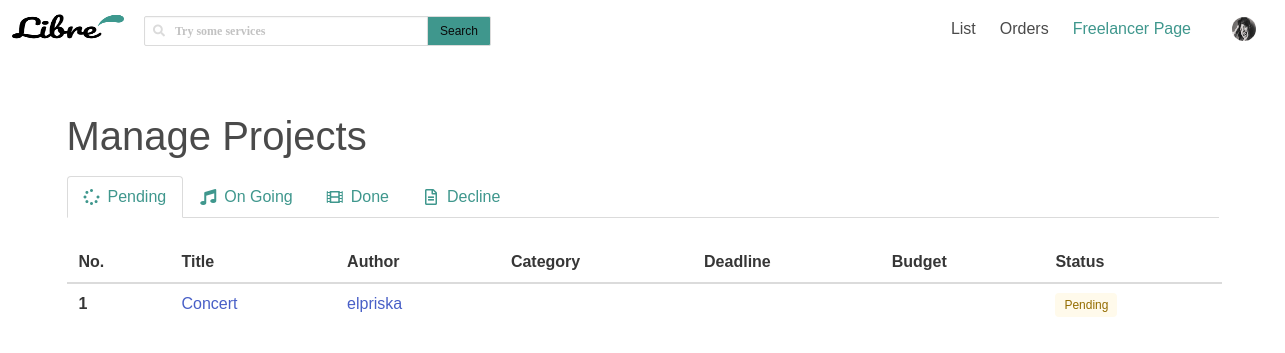
The page /projectlist/ (signed in) on the database as committed earlier.
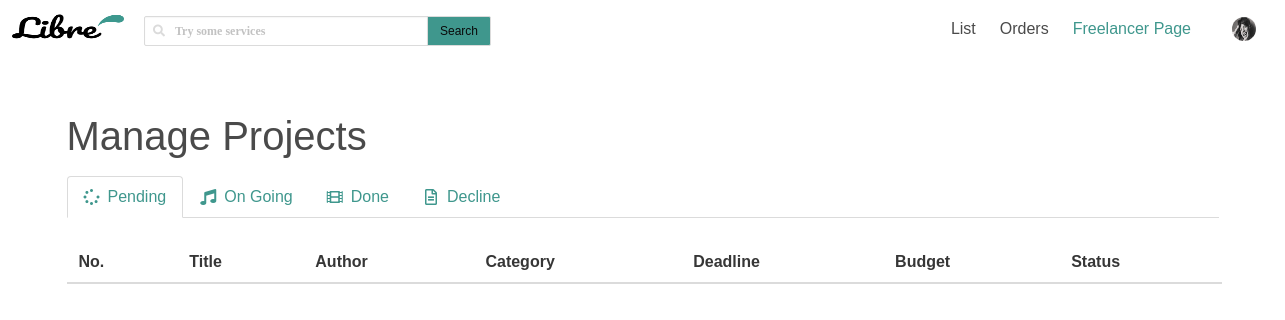
The same page on the database as committed later.
### account/models.py (models this page shows, shortened)
class ProjectList(models.Model):
	status					= models.CharField(max_length=20, default='pending')
	project					= models.ForeignKey(settings.AUTH_BLOG_MODEL, on_delete=models.CASCADE)
	user 					= models.ForeignKey(settings.AUTH_USER_MODEL, on_delete=models.CASCADE, null=True)
	timestamp	 			= models.DateTimeField(auto_now_add=True, verbose_name="timestamp")

class Account (AbstractBaseUser):
	email					= models.EmailField(verbose_name='email', unique= True)
	username				= models.CharField(max_length=30, unique=True)
	date_joined				= models.DateTimeField(verbose_name='date joined', auto_now_add=True)
	last_login				= models.DateTimeField(verbose_name='last login', auto_now=True)
	is_admin				= models.BooleanField(default=False)
	is_active				= models.BooleanField(default=True)
	is_staff				= models.BooleanField(default=False)
	is_superuser			= models.BooleanField(default=False)
	image					= models.ImageField(upload_to=upload_location, null=True, blank=True)
	first_name				= models.CharField(max_length=50)
	last_name				= models.CharField(max_length=50)
	slug 					= models.SlugField()
	USERNAME_FIELD = 'email'
	REQUIRED_FIELDS = ['username']
	objects = MyAccountManager()

### blog/models.py (models this page shows, shortened)
class BlogPost(models.Model):
	title 					= models.CharField(max_length=50, null=False, blank=False)
	body 					= models.TextField(max_length=2000, null=False, blank=False)
	image		 			= models.ImageField(upload_to=upload_location, null=True, blank=True)
	date_published 			= models.DateTimeField(auto_now_add=True, verbose_name="date published")
	date_updated 			= models.DateTimeField(auto_now=True, verbose_name="date updated")
	author 					= models.ForeignKey(settings.AUTH_USER_MODEL, on_delete=models.CASCADE)
	category 				= models.ForeignKey(Category, on_delete=models.CASCADE, null=False)
	subcategory 			= models.ForeignKey(SubCategory, on_delete=models.CASCADE, null=False)
	deadline 				= models.PositiveIntegerField(blank=False, null=False)
	budget 					= models.BigIntegerField(blank=False, null=False)
	slug 					= models.SlugField()

### account/views.py (the view)
# urls.py: path('projectlist/', project_view, name='projectlist'),
@login_required
def project_view(request):
	context={}
	user = request.user
	project_pending = ProjectList.objects.filter(user=request.user, status='pending').all()
	project_ongoing = ProjectList.objects.filter(user=request.user, status='ongoing').all()
	project_done = ProjectList.objects.filter(user=request.user, status='done').all()
	project_declined = ProjectList.objects.filter(user=request.user, status='cancelled').all()
	account = Account.objects.filter(email=request.user.email).first()
	context['project_pending'] = project_pending
	context['project_ongoing'] = project_ongoing
	context['project_done'] = project_done
	context['project_declined'] = project_declined
	context['account'] = account
	return render(request, 'account/listproject.html', context)

### account/templates/account/listproject.html (shortened to what the changed rows need)
{% load static %}
<!DOCTYPE html>
<html>
    <head>
        <link rel="stylesheet" href="https://cdn.jsdelivr.net/npm/bulma@0.9.2/css/bulma.min.css">
        <link rel="stylesheet" href="https://pro.fontawesome.com/releases/v5.10.0/css/all.css"/>
        <link rel="stylesheet" type="text/css" href="{% static 'css/main.css' %}">
    </head>
    <body>
        {% if request.user.is_authenticated %}
        <section class="section is-hidden-mobile">
          <div class="container">
          <h1 style="text-align: left; position: relative; margin: 0px; font-size: 40px; margin-bottom: 10px;">Manage Projects</h1>
          <div id="tab-content">
            <table style="width: 1155px;" class="table" id="prj-pending">
              <thead>
                <tr>
                  <th>No.</th>
                  <th>Title</th>
                  <th>Author</th>
                  <th>Category</th>
                  <th>Deadline</th>
                  <th>Budget</th>
                  <th>Status</th>
                </tr>
              </thead>
              <tbody>
                {% for prj in project_pending %}
                <tr>
                  <th>{{ forloop.counter }}</th>
                  <td>
                    <a href="{% url 'blog:detail' prj.project.slug %}">
                      {{ prj.project.title }}
                    </a>
                  </td>
                  <td>
                    <a href="{% url 'profile' prj.project.author.slug %}">
                      {{ prj.project.author.username }}
                    </a>
                  </td>
                  <td></td>
                  <td></td>
                  <td></td>
                  <td>
                    <span class="tag is-warning is-light">Pending</span>
                  </td>
                </tr>
                {% endfor %}
              </tbody>
            </table>
          </div>
          </div>
        </section>
    {% endif %}
    </body>
</html>

Rows that differ between the two databases and show on the page:
removed ProjectList: project "Concert", project.author.username "elpriska"
